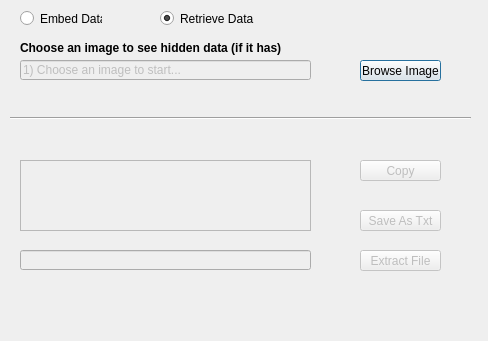
<?xml version="1.0" encoding="UTF-8"?>
<ui version="4.0">
 <class>retrieveData</class>
 <widget class="QDialog" name="retrieveData">
  <property name="geometry">
   <rect>
    <x>0</x>
    <y>0</y>
    <width>488</width>
    <height>341</height>
   </rect>
  </property>
  <property name="windowTitle">
   <string>BounSteg</string>
  </property>
  <widget class="QLineEdit" name="filePath2">
   <property name="enabled">
    <bool>false</bool>
   </property>
   <property name="geometry">
    <rect>
     <x>20</x>
     <y>60</y>
     <width>291</width>
     <height>20</height>
    </rect>
   </property>
   <property name="text">
    <string>1) Choose an image to start...</string>
   </property>
  </widget>
  <widget class="QPushButton" name="browseImage2">
   <property name="geometry">
    <rect>
     <x>360</x>
     <y>60</y>
     <width>81</width>
     <height>21</height>
    </rect>
   </property>
   <property name="text">
    <string>Browse Image</string>
   </property>
  </widget>
  <widget class="QLineEdit" name="secretFileName">
   <property name="enabled">
    <bool>false</bool>
   </property>
   <property name="geometry">
    <rect>
     <x>20</x>
     <y>250</y>
     <width>291</width>
     <height>20</height>
    </rect>
   </property>
   <property name="readOnly">
    <bool>true</bool>
   </property>
  </widget>
  <widget class="QPushButton" name="saveAsText">
   <property name="enabled">
    <bool>false</bool>
   </property>
   <property name="geometry">
    <rect>
     <x>360</x>
     <y>210</y>
     <width>81</width>
     <height>21</height>
    </rect>
   </property>
   <property name="text">
    <string>Save As Txt</string>
   </property>
  </widget>
  <widget class="QPushButton" name="extractFile">
   <property name="enabled">
    <bool>false</bool>
   </property>
   <property name="geometry">
    <rect>
     <x>360</x>
     <y>250</y>
     <width>81</width>
     <height>21</height>
    </rect>
   </property>
   <property name="text">
    <string>Extract File</string>
   </property>
  </widget>
  <widget class="Line" name="line">
   <property name="geometry">
    <rect>
     <x>10</x>
     <y>110</y>
     <width>461</width>
     <height>16</height>
    </rect>
   </property>
   <property name="orientation">
    <enum>Qt::Horizontal</enum>
   </property>
  </widget>
  <widget class="QRadioButton" name="radioembed2">
   <property name="geometry">
    <rect>
     <x>20</x>
     <y>10</y>
     <width>82</width>
     <height>17</height>
    </rect>
   </property>
   <property name="text">
    <string>Embed Data</string>
   </property>
   <property name="checked">
    <bool>false</bool>
   </property>
  </widget>
  <widget class="QRadioButton" name="radioRetrieve2">
   <property name="geometry">
    <rect>
     <x>160</x>
     <y>10</y>
     <width>111</width>
     <height>17</height>
    </rect>
   </property>
   <property name="text">
    <string>Retrieve Data</string>
   </property>
   <property name="checked">
    <bool>true</bool>
   </property>
  </widget>
  <widget class="QLabel" name="label">
   <property name="geometry">
    <rect>
     <x>20</x>
     <y>40</y>
     <width>291</width>
     <height>16</height>
    </rect>
   </property>
   <property name="font">
    <font>
     <weight>75</weight>
     <bold>true</bold>
    </font>
   </property>
   <property name="text">
    <string>Choose an image to see hidden data (if it has)</string>
   </property>
  </widget>
  <widget class="QLabel" name="imageInfo2">
   <property name="geometry">
    <rect>
     <x>20</x>
     <y>90</y>
     <width>451</width>
     <height>16</height>
    </rect>
   </property>
   <property name="font">
    <font>
     <weight>75</weight>
     <bold>true</bold>
    </font>
   </property>
   <property name="text">
    <string/>
   </property>
  </widget>
  <widget class="QTextEdit" name="secretText2">
   <property name="enabled">
    <bool>false</bool>
   </property>
   <property name="geometry">
    <rect>
     <x>20</x>
     <y>160</y>
     <width>291</width>
     <height>71</height>
    </rect>
   </property>
   <property name="readOnly">
    <bool>true</bool>
   </property>
   <property name="acceptRichText">
    <bool>false</bool>
   </property>
  </widget>
  <widget class="QPushButton" name="copyText">
   <property name="enabled">
    <bool>false</bool>
   </property>
   <property name="geometry">
    <rect>
     <x>360</x>
     <y>160</y>
     <width>81</width>
     <height>21</height>
    </rect>
   </property>
   <property name="text">
    <string>Copy</string>
   </property>
  </widget>
 </widget>
 <resources/>
 <connections/>
</ui>
